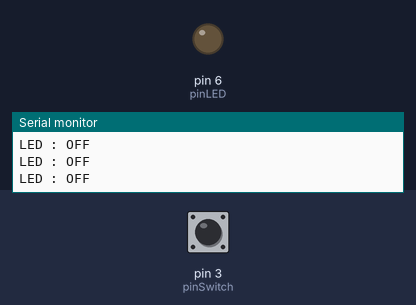
Bench run of a sketch on a simulated Arduino Uno, built with avr-gcc and run on an emulated ATmega328P. Parts: output pins drawn as LEDs (lit = HIGH), the last lines printed to the serial monitor. Inputs (shaded band) come from the test bench; at power-on: pin 3 (pinSwitch) LOW. Storage starts empty.

Above: at 1.3 s.
1.4 s: pin 3 (pinSwitch) pulled HIGH for 0.3 s
At 1.75 s:
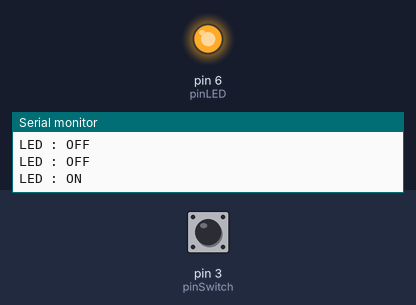
3.3 s: pin 3 (pinSwitch) pulled HIGH for 3.2 s
At 7.1 s:
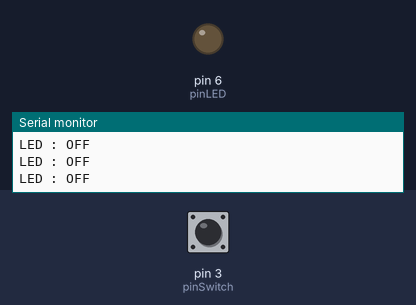
Timing chart, 0 to 8.6 s (numbered marks = the images above; inputs shaded):
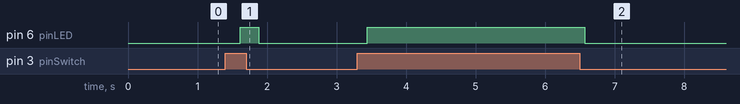

The sketch:

arduino_sdcard.ino
```cpp
#include <SPI.h>        // Include SPI library (needed for the SD card)
#include <SD.h>         // Include SD library

File myFile;
int pinLED = 6, pinSwitch = 3;
int switchState = 0;

void setup() {
  // Open serial communications and wait for port to open:
  Serial.begin(9600);
  while (!Serial) {
    ; // wait for serial port to connect. Needed for native USB port only
  }

  Serial.print("Initializing SD card...");

  if (!SD.begin()) {
    Serial.println("initialization failed!");
    while (1);
  }
  Serial.println("initialization done.");

  // open the file. note that only one file can be open at a time,
  // so you have to close this one before opening another.
  myFile = SD.open("test.txt", FILE_WRITE);

  // if the file opened okay, write to it:
  if (myFile) {
    Serial.print("Writing to test.txt...");
    myFile.println("testing 1, 2, 3.");
    // close the file:
    myFile.close();
    Serial.println("done.");
  } else {
    // if the file didn't open, print an error:
    Serial.println("error opening test.txt");
  }

  // re-open the file for reading:
  myFile = SD.open("test.txt");
  if (myFile) {
    Serial.println("test.txt:");

    // read from the file until there's nothing else in it:
    while (myFile.available()) {
      Serial.write(myFile.read());
    }
    // close the file:
    myFile.close();
  } else {
    // if the file didn't open, print an error:
    Serial.println("error opening test.txt");
  }

  pinMode(pinLED, OUTPUT);
  pinMode(pinSwitch, INPUT);
}

void loop() {
  myFile = SD.open("test.txt", FILE_WRITE);
  if(myFile) {
    switchState = digitalRead(pinSwitch);
    if(switchState == HIGH) {
      digitalWrite(pinLED, HIGH);
      Serial.println("LED : ON");
      myFile.println("LED : ON");
    } else {
      digitalWrite(pinLED, LOW);
      Serial.println("LED : OFF");
      myFile.println("LED : OFF");
    }
    myFile.close();
  } else {
    Serial.println("Error opening test.txt");
  }

  delay(250);
}
```

Measured:
- after the input at 1.4 s, pin 6 (pinLED): LOW → HIGH after 0.22 s, → LOW 0.26 s later
- after the input at 3.3 s, pin 6 (pinLED): LOW → HIGH after 0.14 s, → LOW 3.1 s later
